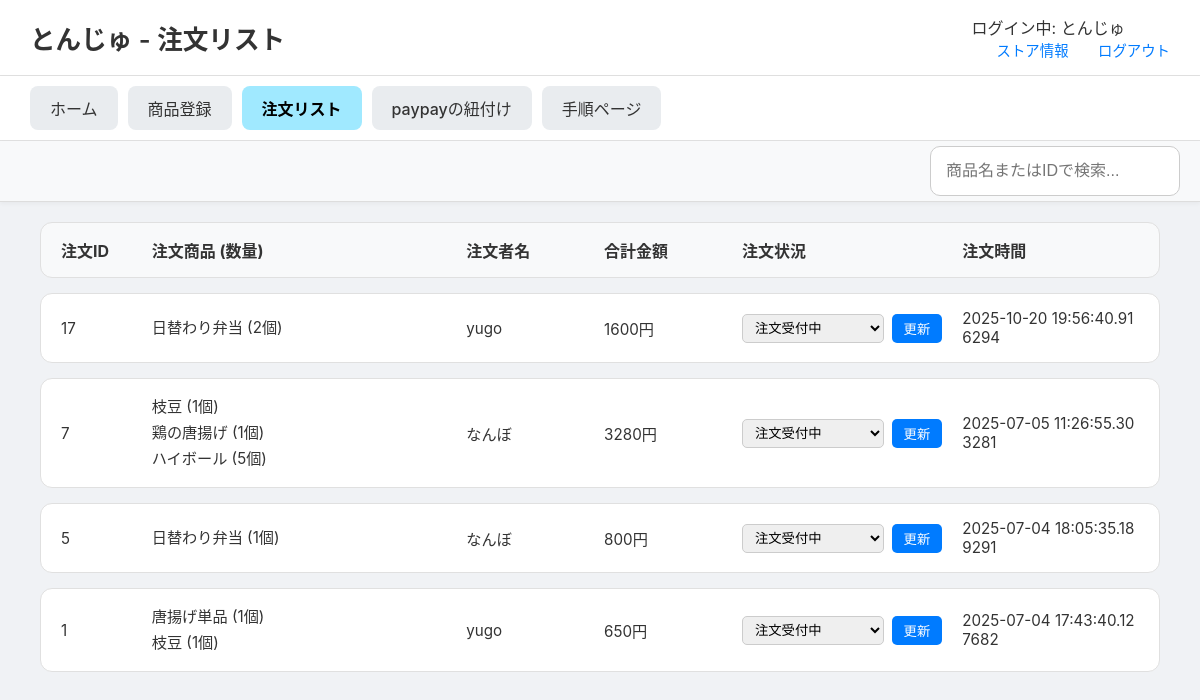
Screenshot of /stores/order-list (signed in) with the database file from the repository.
### tables this page shows
CREATE TABLE order_items (
    order_item_id INTEGER PRIMARY KEY AUTOINCREMENT,
    order_id INTEGER NOT NULL,
    menu_id INTEGER NOT NULL,
    quantity INTEGER NOT NULL DEFAULT 1,
    price_at_order INTEGER NOT NULL, 
    FOREIGN KEY (order_id) REFERENCES orders(order_id),
    FOREIGN KEY (menu_id) REFERENCES menus(menu_id)
);

CREATE TABLE menus (
    menu_id INTEGER PRIMARY KEY AUTOINCREMENT,
    store_id INTEGER, -- NOT NULL制約を削除し、NULLを許容
    menu_name TEXT NOT NULL,
    category TEXT NOT NULL,
    price INTEGER NOT NULL,
    soldout INTEGER NOT NULL DEFAULT 0,
    FOREIGN KEY (store_id) REFERENCES store(store_id)
);

CREATE TABLE users_table (
    id INTEGER PRIMARY KEY AUTOINCREMENT,
    u_name TEXT NOT NULL,
    email TEXT UNIQUE NOT NULL,
    password TEXT NOT NULL,           -- 平文パスワード用
    created_at TIMESTAMP DEFAULT CURRENT_TIMESTAMP
);

CREATE TABLE orders (
    order_id INTEGER PRIMARY KEY AUTOINCREMENT,
    user_id INTEGER NOT NULL,
    store_id INTEGER NOT NULL,
    status TEXT DEFAULT '注文受付中' CHECK (
        status IN (
            '注文受付中', '受付完了', '商品作成中', '作成直前', '受け取り待ち', 'completed', 'canceled'
        )
    ),
    datetime DATETIME NOT NULL,
    payment_method TEXT CHECK (payment_method IN ('PayPay')),
    total_amount INTEGER NOT NULL,
    FOREIGN KEY (user_id) REFERENCES users(user_id),
    FOREIGN KEY (store_id) REFERENCES store(store_id)
);

### routes/stores_detail/stores_detail.py (the view)
@stores_detail_bp.route('/order-list')
def order_list():
    store_id = session.get('store_id')
    store_name = session.get('store_name', 'ゲスト')
    conn = get_db_connection()
    query = """
        SELECT
            o.order_id, o.datetime, o.total_amount, o.status,
            u.u_name, m.menu_name, oi.quantity, oi.price_at_order
        FROM orders AS o
        JOIN order_items AS oi ON o.order_id = oi.order_id
        JOIN menus AS m ON oi.menu_id = m.menu_id
        JOIN users_table AS u ON o.user_id = u.id
        WHERE o.store_id = ?
        ORDER BY o.datetime DESC;
    """
    orders_raw = conn.execute(query, (store_id,)).fetchall()
    conn.close()
    orders_dict = {}
    for row in orders_raw:
        order_id = row['order_id']
        if order_id not in orders_dict:
            orders_dict[order_id] = {
                'id': order_id, 'datetime': row['datetime'], 'status': row['status'],
                'user_name': row['u_name'], 'total_amount': row['total_amount'],
                'items_list': [] # ★★★ キー名を'items'から'items_list'に変更 ★★★
            }
        orders_dict[order_id]['items_list'].append({
            'name': row['menu_name'], 'quantity': row['quantity'], 'price': row['price_at_order']
        })
    orders_list = list(orders_dict.values())
    return render_template('stores_detail/order_list.html', orders=orders_list, store_name=store_name)

### routes/stores_detail/stores_detail.py (called while the page is built)
def get_db_connection():
    db_path = os.path.join(os.path.dirname(__file__), '..', '..', 'app.db')
    conn = sqlite3.connect(db_path)
    conn.row_factory = sqlite3.Row  # 行を辞書形式で取得
    return conn

### templates/stores_detail/order_list.html (shortened to what this page needs)
<!DOCTYPE html>
<html lang="ja">
<head>
    <link rel="stylesheet" href="{{ url_for('static', filename='css/stores_detail.css') }}">
</head>
<body>
    <header class="site-header">
        <h1>{{ store_name }} - 注文リスト</h1>
        <div class="header-links">
            <div class="store-name">ログイン中: {{ store_name if store_name else 'ゲスト' }}</div>
            <a href="{{ url_for('stores_detail.store_info') }}">ストア情報</a>
            <a href="{{ url_for('general.explamation') }}">ログアウト</a>
        </div>
    </header>
    <nav class="main-nav">
        <ul>
            <li><a href="{{ url_for('stores_detail.store_home') }}" >ホーム</a></li>
            <li><a href="{{ url_for('stores_detail.menu_registration') }}">商品登録</a></li>
            <li><a href="{{ url_for('stores_detail.order_list') }}" class="active">注文リスト</a></li>
            <li><a href="{{ url_for('stores_detail.paypay_linking') }}">paypayの紐付け</a></li>
            <li><a href="{{ url_for('stores_detail.procedure') }}">手順ページ</a></li>
        </ul>
    </nav>
    <div class="sub-navigation">
        <input type="search" id="order-search" placeholder="商品名またはIDで検索...">
    </div>
    <main class="main-content">
        <div class="order-list-container">
            <div class="order-header">
                <div>注文ID</div>
                <div>注文商品 (数量)</div>
                <div>注文者名</div>
                <div>合計金額</div>
                <div>注文状況</div>
                <div>注文時間</div>
            </div>
            {% for order in orders %}
            <div class="order-item">
                <div>{{ order.id }}</div>
                <div>
                    <ul>
                    {% for item in order.items_list %}
                        <li>{{ item.name }} ({{ item.quantity }}個)</li>
                    {% endfor %}
                    </ul>
                </div>
                <div>{{ order.user_name }}</div>
                <div>{{ order.total_amount }}円</div>
                <div>
                    <form action="{{ url_for('stores_detail.update_order_status', order_id=order.id) }}" method="post">
                        <select name="status">
                            {% for s in ['注文受付中', '受付完了', '商品作成中', '作成直前', '受け取り待ち'] %}
                                <option value="{{ s }}" {% if order.status == s %}selected{% endif %}>{{ s }}</option>
                            {% endfor %}
                        </select>
                        <button type="submit">更新</button>
                    </form>
                </div>
                <div>{{ order.datetime }}</div>
            </div>
            {% else %}
            <div class="order-item no-orders">
                <p>現在、新しい注文はありません。</p>
            </div>
            {% endfor %}
        </div>
    </main>
</body>
</html>

### static/css/stores_detail.css (style rules this page uses)
body { font-family: -apple-system, BlinkMacSystemFont, "Segoe UI", Roboto, "Hiragino Sans", "Noto Sans CJK JP", "Yu Gothic", sans-serif; margin: 0; background-color: #f0f2f5; color: #333; }
.site-header { display: flex; justify-content: space-between; align-items: center; padding: 15px 30px; background-color: #ffffff; border-bottom: 1px solid #e0e0e0; }
.site-header h1 { font-size: 1.6em; margin: 0; font-weight: 600; }
.header-links a { margin-left: 25px; text-decoration: none; color: #007bff; font-size: 0.9em; font-weight: 500; }
.main-nav { background-color: #ffffff; padding: 10px 30px; border-bottom: 1px solid #e0e0e0; box-shadow: 0 2px 4px rgba(0,0,0,0.05); }
.main-nav ul { display: flex; list-style: none; margin: 0; padding: 0; gap: 10px; }
.main-nav a { display: block; padding: 10px 20px; text-decoration: none; color: #333; background-color: #e9ecef; border-radius: 8px; font-weight: 500; transition: background-color 0.2s; }
.main-nav a.active { background-color: #a0e9ff; color: #000; font-weight: bold; }
.main-content { padding: 20px 40px 40px 40px; }
.order-list-container { display: flex; flex-direction: column; gap: 15px; }
.order-header, .order-item { display: grid; grid-template-columns: 0.6fr 2.5fr 1fr 1fr 1.7fr 1.5fr; gap: 20px; align-items: center; padding: 15px 20px; border: 1px solid #e0e0e0; border-radius: 12px; background-color: #ffffff; }
.order-header { background-color: #f8f9fa; font-weight: bold; color: #333; }
.order-item > div { font-size: 0.95em; color: #333; word-break: break-all; }
.order-item ul { list-style: none; padding: 0; margin: 0; }
.order-item ul li { margin-bottom: 4px; }
.order-item form { display: flex; gap: 8px; align-items: center; }
.order-item select { padding: 5px 8px; border-radius: 5px; border: 1px solid #ccc; flex-grow: 1; }
.order-item button { padding: 5px 12px; border: none; background-color: #007bff; color: white; border-radius: 5px; cursor: pointer; transition: background-color 0.2s ease; }
.sub-navigation { display: flex; justify-content: flex-start; gap: 15px; background-color: #f8f9fa; padding: 5px 20px; border-bottom: 1px solid #ddd; box-shadow: 0 2px 4px rgba(0,0,0,0.04); position: sticky; top: 0; z-index: 1000; }
.sub-navigation input[type="search"] { width: 250px; padding: 15px; font-size: 1.0em; border: 1px solid #ccc; border-radius: 10px; box-sizing: border-box; margin-left: auto; }

### rows the page displays
order_items: id "17", name "日替わり弁当", quantity "2", user_name "yugo", total_amount "1600", datetime "2025-10-20 19:56:40.916294"
order_items: id "7", name "枝豆", quantity "1", user_name "なんぼ", total_amount "3280", datetime "2025-07-05 11:26:55.303281"
order_items: name "鶏の唐揚げ", quantity "1"
order_items: name "ハイボール", quantity "5"
order_items: id "5", name "日替わり弁当", quantity "1", user_name "なんぼ", total_amount "800", datetime "2025-07-04 18:05:35.189291"
order_items: id "1", name "唐揚げ単品", quantity "1", user_name "yugo", total_amount "650", datetime "2025-07-04 17:43:40.127682"
order_items: name "枝豆", quantity "1"

### other values shown
{{ store_name }} "とんじゅ"
{{ store_name if store_name else 'ゲスト' }} "とんじゅ"
form field status "注文受付中"
